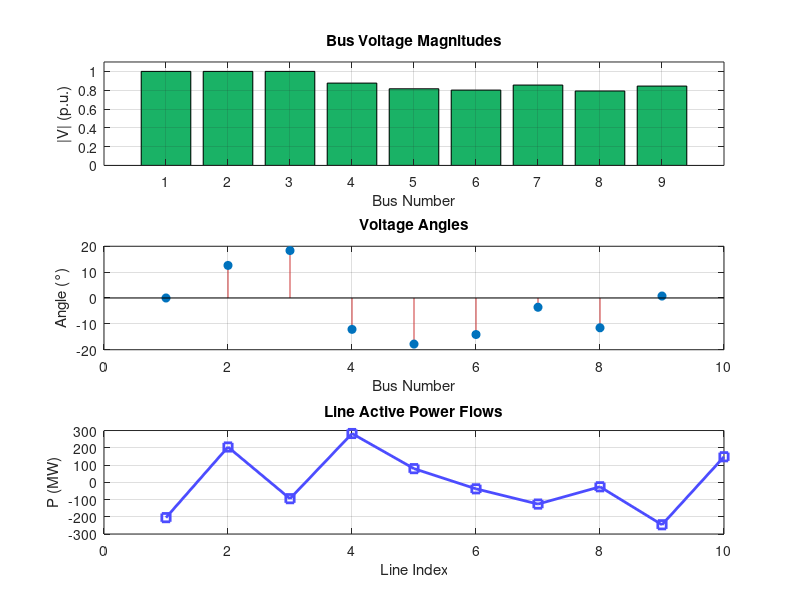

MATLAB code to generate this figure:
clc; clear; close all;

% Base values
S_base = 100;   % MVA
V_base = 138;   % kV

%% --- BUS DATA: [BusNo Type Pg(MW) Qg(MVAr) Pl(MW) Ql(MVAr) Vset(pu) Angle(deg)] ---
% Type: 1=Slack, 2=PV, 3=PQ

bus_data = [
    1 1   0    0      0    0    1.00  0;   % Slack (BUS 1)
    2 2  330  165     0    0    1.00  0;   % PV/Gen (BUS 2)
    3 2  330  165     0    0    1.00  0;   % PV/Gen (BUS 3)
    4 3   0    0    115   10    1.00  0;   % PQ/Load (BUS 4)
    5 3   0    0    115   10    1.00  0;   % PQ/Load (BUS 5)
    6 3   0    0    114   10    1.00  0;   % PQ/Load (BUS 6)
    7 3   0    0    115   10    1.00  0;   % PQ/Load (BUS 7)
    8 3   0    0    115   10    1.00  0;   % PQ/Load (BUS 8)
    9 3   0    0    115   10    1.00  0;   % PQ/Load (BUS 9)
];

n_bus = size(bus_data,1);

%% Convert MW/MVAr to per unit
bus_data(:,3:6) = bus_data(:,3:6) / S_base;

type = bus_data(:,2);
P = bus_data(:,3) - bus_data(:,5);
Q = bus_data(:,4) - bus_data(:,6);

%% --- LINE DATA: [From To R X] ---
line_data = [
    1 2 0.02 0.1;
    1 4 0.02 0.1;
    2 3 0.02 0.1;
    3 9 0.02 0.1;
    4 5 0.02 0.1;
    5 6 0.02 0.1;
    6 7 0.02 0.1;
    6 8 0.02 0.1;
    7 2 0.02 0.1;
    9 8 0.02 0.1;
];

%% --- Build Ybus ---
Ybus = zeros(n_bus, n_bus);
for k = 1:size(line_data,1)
    i = line_data(k,1);
    j = line_data(k,2);
    z = line_data(k,3) + 1j*line_data(k,4);
    y = 1/z;
    Ybus(i,i) = Ybus(i,i) + y;
    Ybus(j,j) = Ybus(j,j) + y;
    Ybus(i,j) = Ybus(i,j) - y;
    Ybus(j,i) = Ybus(j,i) - y;
end

%% --- Initial Values ---
V = bus_data(:,7) .* exp(1j * deg2rad(bus_data(:,8)));
max_iter = 1000;
tol = 1e-6;
iter = 0;

slack = find(type==1);

% PV bus Q-limits in p.u.
Qmax = 165 / S_base; % 0.2 p.u. (for this ID)
Qmin = -165 / S_base;

%% --- Gauss-Seidel Iteration with Q-limits ---
while iter < max_iter
    V_prev = V;
    iter = iter + 1;
    for i = 1:n_bus
        if type(i) == 1  % Slack
            continue;
        end
        sumYV = Ybus(i,:) * V - Ybus(i,i) * V(i);
        if type(i) == 3  % PQ
            S = P(i) + 1j*Q(i);
            V(i) = (1/Ybus(i,i)) * ((conj(S)/conj(V(i))) - sumYV);
        elseif type(i) == 2  % PV with Q limit
            Q_temp = -imag(V(i) * conj(Ybus(i,:) * V));
            if Q_temp > Qmax
                Q(i) = Qmax;
                type(i) = 3; % Convert to PQ
            elseif Q_temp < Qmin
                Q(i) = Qmin;
                type(i) = 3;
            else
                Q(i) = Q_temp;
                S = P(i) + 1j*Q(i);
                V(i) = (1/Ybus(i,i)) * ((conj(S)/conj(V(i))) - sumYV);
                V(i) = abs(bus_data(i,7)) * exp(1j * angle(V(i))); % fix |V|
            end
        end
    end
    if max(abs(V - V_prev)) < tol
        break;
    end
end

%% --- Output: Bus Voltages and Angles ---
fprintf('\nBUS VOLTAGE RESULTS AFTER %d ITERATIONS:\n', iter);
fprintf('Bus\t|V| (p.u.)\tAngle (deg)\t|V| (kV)\n');
for i = 1:n_bus
    Vmag_pu = abs(V(i));
    Vang_deg = rad2deg(angle(V(i)));
    Vmag_kV = Vmag_pu * V_base;
    fprintf('%d\t%.4f\t\t%7.2f\t\t%.2f\n', i, Vmag_pu, Vang_deg, Vmag_kV);
end
%% === Line Flow Calculation ===
branch = line_data(:,1:2);
num_lines = size(branch,1);
line_flows = zeros(num_lines, 1);

for k = 1:num_lines
    i = branch(k,1);
    j = branch(k,2);
    z = line_data(k,3) + 1j*line_data(k,4);
    y = 1/z;
    Iij = (V(i) - V(j)) * y;
    Sij = V(i) * conj(Iij) * S_base;
    line_flows(k) = real(Sij);  % Active power flow in MW
end

%% === Graphical Plots ===
figure('Name','Load Flow Results - ID 231033');

% --- Bus Voltage Magnitudes ---
subplot(3,1,1);
bar(abs(V), 'FaceColor', [0.1 0.7 0.4]);
title('Bus Voltage Magnitudes');
xlabel('Bus Number');
ylabel('|V| (p.u.)');
ylim([0 1.1]);
grid on;

% --- Voltage Angles ---
subplot(3,1,2);
stem(rad2deg(angle(V)), 'filled', 'Color', [0.8 0.2 0.2]);
title('Voltage Angles');
xlabel('Bus Number');
ylabel('Angle (°)');
grid on;

% --- Line Active Power Flows ---
subplot(3,1,3);
plot(line_flows, '-s', 'LineWidth', 2, 'Color', [0.3 0.3 1]);
title('Line Active Power Flows');
xlabel('Line Index');
ylabel('P (MW)');
grid on;
%% --- CALCULATE LINE FLOWS, LOSSES, AND SYSTEM LOSS ---
fprintf('\nLINE FLOWS (Sending-End):\n');
fprintf('From-To\tP_ij (MW)\tQ_ij (MVAr)\n');
total_loss = 0;

for k = 1:size(line_data,1)
    i = line_data(k,1);
    j = line_data(k,2);
    z = line_data(k,3) + 1j*line_data(k,4);
    y = 1/z;
    I_ij = (V(i) - V(j)) * y;
    S_ij = V(i) * conj(I_ij);  % Sending-end power (from i to j)
    I_ji = (V(j) - V(i)) * y;
    S_ji = V(j) * conj(I_ji);  % Sending-end power (from j to i)
    loss = S_ij + S_ji;

    fprintf('%d-%d\t%8.2f\t%8.2f\n', i, j, real(S_ij)*S_base, imag(S_ij)*S_base);

    total_loss = total_loss + loss;
end

%% --- PRINT LINE LOSSES ---
fprintf('\nLINE LOSSES:\n');
fprintf('From-To\tLoss (MW)\tLoss (MVAr)\n');
for k = 1:size(line_data,1)
    i = line_data(k,1);
    j = line_data(k,2);
    z = line_data(k,3) + 1j*line_data(k,4);
    y = 1/z;
    I_ij = (V(i) - V(j)) * y;
    S_ij = V(i) * conj(I_ij);
    I_ji = (V(j) - V(i)) * y;
    S_ji = V(j) * conj(I_ji);
    line_loss = S_ij + S_ji;
    fprintf('%d-%d\t%8.2f\t%8.2f\n', i, j, real(line_loss)*S_base, imag(line_loss)*S_base);
end

%% --- PRINT TOTAL SYSTEM LOSS ---
fprintf('\nTOTAL SYSTEM LOSS:\n');
fprintf('Total Loss (MW):   %.2f\n', real(total_loss)*S_base);
fprintf('Total Loss (MVAr): %.2f\n', imag(total_loss)*S_base);